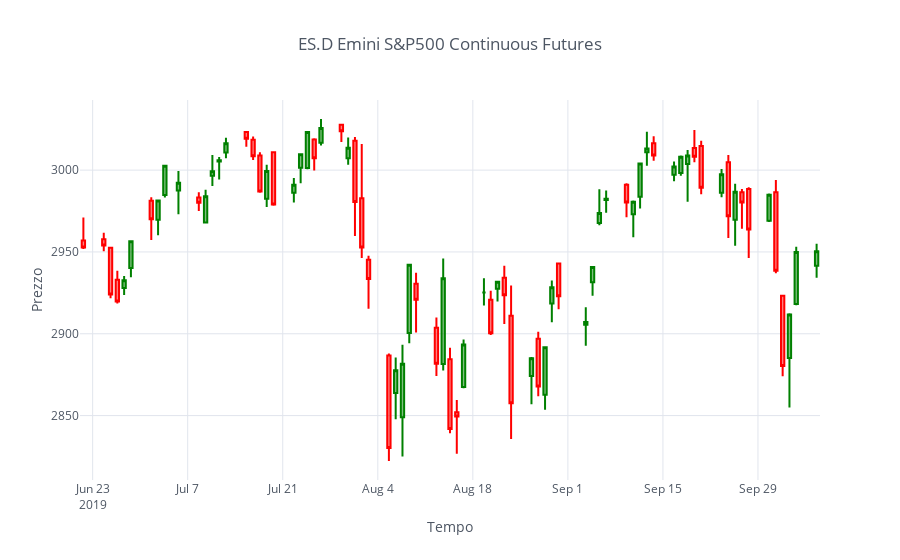

Here is the notebook cell this chart was saved with:
### Code cell
dataset.tail(75).iplot(kind='candle',theme='white',
                       up_color='green', down_color='red',
                       title = "ES.D Emini S&P500 Continuous Futures", xTitle = "Tempo", yTitle = "Prezzo")
